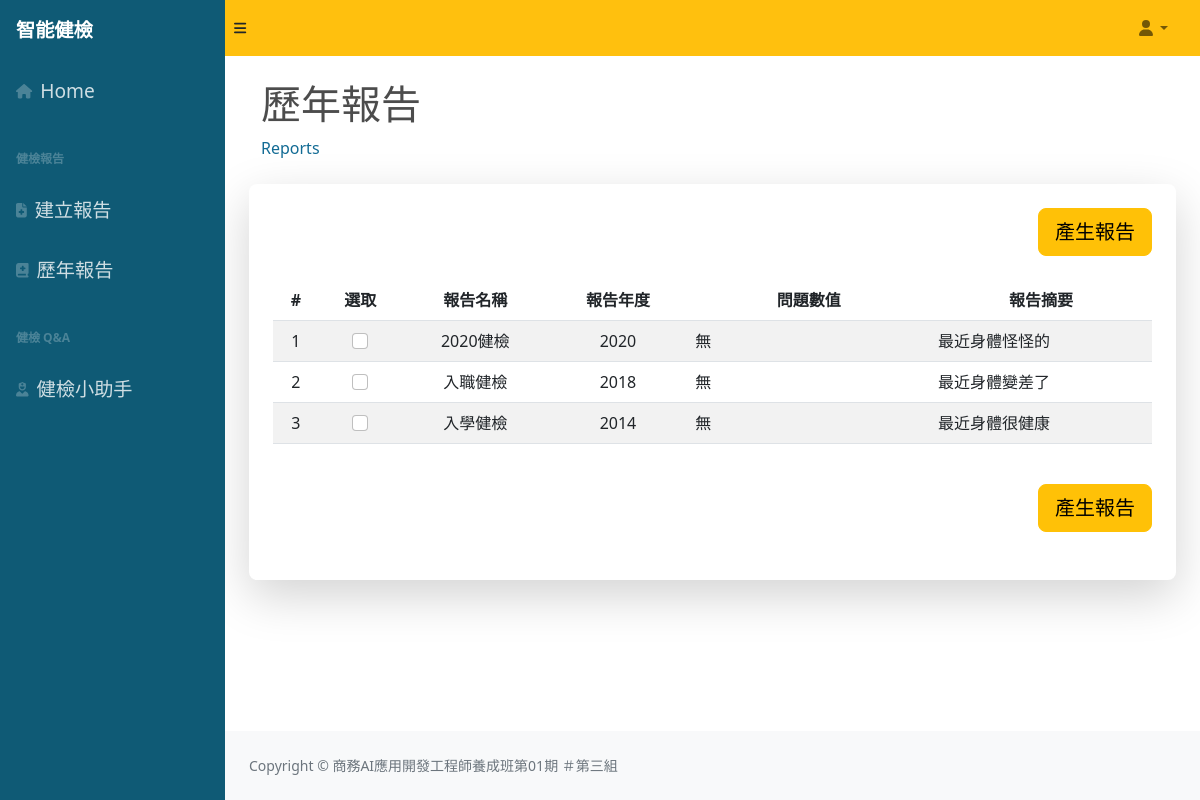
The page /reports/ on the database as committed earlier.
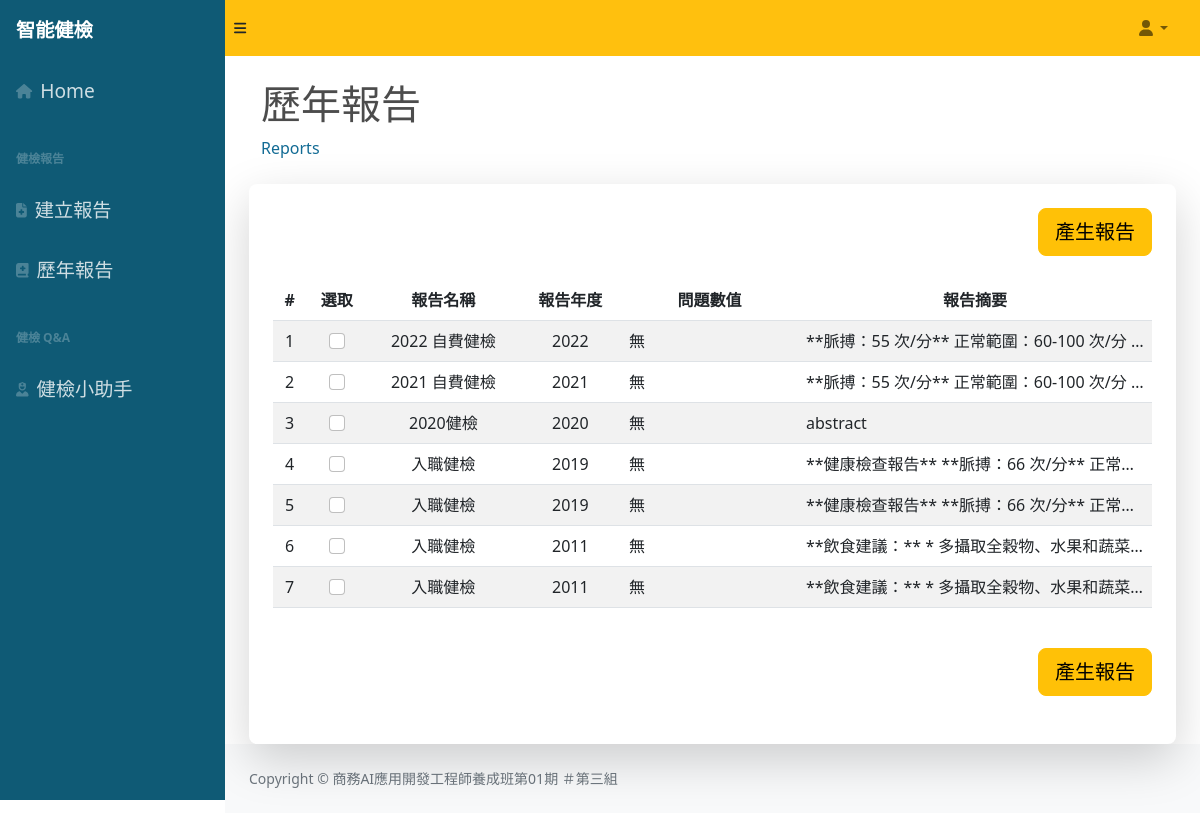
The same page on the database as committed later.
### content/models.py (models this page shows)
class Report(models.Model):
  report_name = models.CharField(max_length=50)
  report_year = models.CharField(max_length=5)
  diastolic_pressure = models.IntegerField()
  systolic_pressure  = models.IntegerField()
  pulse = models.IntegerField()
  glucose_ac = models.IntegerField()
  hba1c = models.FloatField()
  t_cho = models.IntegerField()
  tg = models.IntegerField()
  hdl_c = models.IntegerField()
  ldl_c = models.IntegerField()
  problems = models.TextField(max_length=200)
  abstract = models.TextField(max_length=1000)
  created_at = models.DateTimeField(auto_now_add=True)

### content/views.py (the view)
# urls.py: path('reports/', views.select, name='select'),
def select(request):
    reports = Report.objects.all().values().order_by('-report_year')
    template = loader.get_template('select.html')
    context = {
        'reports': reports
    }
    return HttpResponse(template.render(context, request))

### content/templates/select.html (shortened to what this page needs)
{% extends 'basic.html'%}
    {% block mymessage %}
        <div class="container-fluid">
            <h1 class="mt-4 text-black-70">歷年報告</h1>
            <ol class="breadcrumb mb-4">
                <li class="breadcrumb-item active">Reports</li>
            </ol>
        </div>
        <div class="container-fluid px-4 py-4 rounded-3 shadow-lg overflow-auto bg-white">
                <form action="selectreport/" method="post">
                    <button class="btn  btn-lg btn-warning float-end mb-4" type="submit" onclick="showLoading2()">產生報告</button>
                    <div style="max-height: 60vh; overflow-y: scroll; clear:both;">
                        <table class="table table-striped table-hover align-middle">
                            <thead>
                                <tr>
                                    <th class="text-center" scope="col">#</th>
                                    <th class="text-center" scope="col">選取</th>
                                    <th class="text-center" scope="col">報告名稱</th>
                                    <th class="text-center" scope="col">報告年度</th>
                                    <th class="text-center" scope="col">問題數值</th>
                                    <th class="text-center" scope="col">報告摘要</th>
                                </tr>
                            </thead>
                            <tbody>
                                {% for r in reports %}
                                <tr>
                                    <td class="text-center" style="max-width: 80px;">{{forloop.counter}}</td>
                                    <td class="text-center" style="max-width: 80px;"><input class="form-check-input" type="checkbox" id="report_{{r.id}}" name="report_{{r.id}}" /></td>
                                    <td class="text-center" style="max-width: 200px;">{{ r.report_name }}</td>
                                    <td class="text-center" style="max-width: 100px;">{{ r.report_year }}</td>
                                    <td class="text-left" style="max-width: 280px; min-width: 140px;">{% if r.problems %}{{ r.problems }} {% else %} 無 {% endif %}</td>
                                    <td class="text-truncate" style="max-width: 280px;">{{ r.abstract }}</td>
                                </tr>
                                {% endfor %}
                            </tbody>
                        </table>
                    </div>
                    <button class="btn  btn-lg btn-warning float-end my-4" type="submit" onclick="showLoading2()">產生報告</button>
                </form>
        </div>
    {% endblock %}

Rows that differ between the two databases and show on the page:
removed Report: report_name "入職健檢", report_year "2018", problems "無", abstract "最近身體變差了"
removed Report: report_name "入學健檢", report_year "2014", problems "無", abstract "最近身體很健康"
added Report: report_name "2022 自費健檢", report_year "2022", problems "無", abstract "**脈搏：55 次/分** 正常範圍：60-100 次/分…"
added Report: report_name "2021 自費健檢", report_year "2021", problems "無", abstract "**脈搏：55 次/分** 正常範圍：60-100 次/分…"
changed Report "2020健檢": abstract "最近身體怪怪的" → "abstract"
added Report: report_name "入職健檢", report_year "2019", problems "無", abstract "**健康檢查報告** **脈搏：66 次/分** 正常…"
added Report: report_name "入職健檢", report_year "2019", problems "無", abstract "**健康檢查報告** **脈搏：66 次/分** 正常…"
added Report: report_name "入職健檢", report_year "2011", problems "無", abstract "**飲食建議：** * 多攝取全穀物、水果和蔬菜…"
added Report: report_name "入職健檢", report_year "2011", problems "無", abstract "**飲食建議：** * 多攝取全穀物、水果和蔬菜…"
